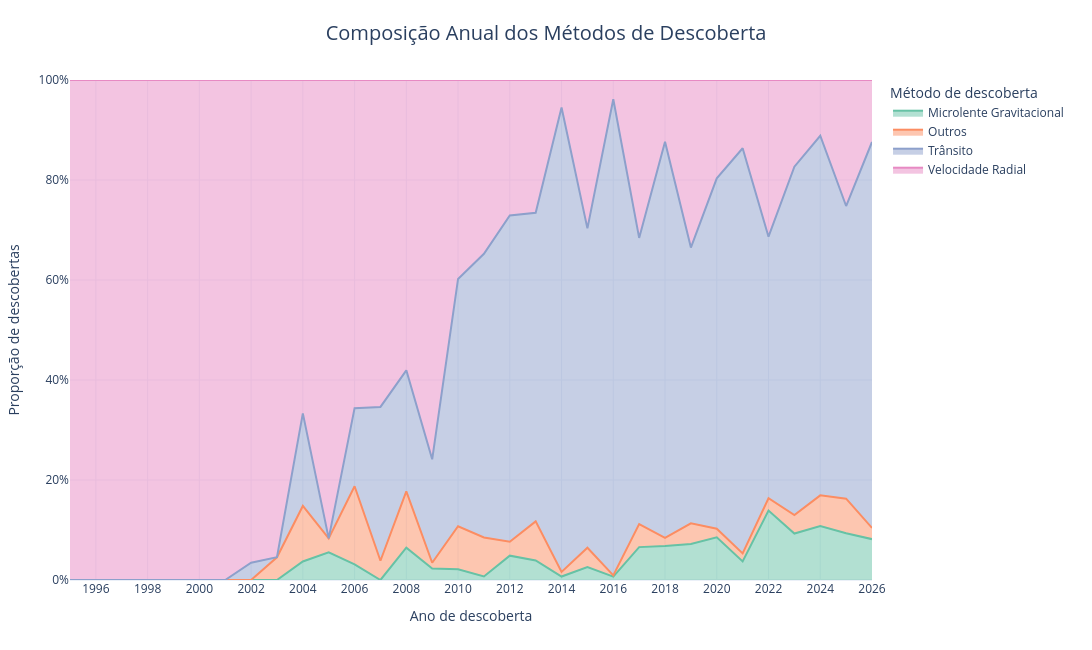

Here is the notebook cell this chart was saved with:
### Code cell
import plotly.express as px

# Seleção e tratamento dos dados
cols = ['ano_descoberta', 'metodo_descoberta']

if set(cols).issubset(df.columns):

    sub = df[cols].dropna().copy()

    sub['ano_descoberta'] = pd.to_numeric(
        sub['ano_descoberta'],
        errors='coerce'
    )

    sub = sub.dropna()
    sub = sub[sub['ano_descoberta'] >= 1995]

    # Selecionar os cinco métodos mais frequentes
    top = sub['metodo_descoberta'].value_counts().head(5).index

    # Agrupar os demais métodos
    sub['metodo_grupo'] = sub['metodo_descoberta'].where(
        sub['metodo_descoberta'].isin(top),
        'Outros'
    )

    # Tabela de proporções anuais
    tab = pd.crosstab(
        sub['ano_descoberta'].astype(int),
        sub['metodo_grupo'],
        normalize='index'
    )

    if not tab.empty:

        # Converter para formato longo
        tab_long = (
            tab.reset_index()
            .melt(
                id_vars='ano_descoberta',
                var_name='Método de descoberta',
                value_name='Proporção'
            )
        )

        # Gráfico de áreas empilhadas
        fig = px.area(
            tab_long,
            x='ano_descoberta',
            y='Proporção',
            color='Método de descoberta',
            color_discrete_sequence=px.colors.qualitative.Set2,
            title='Composição Anual dos Métodos de Descoberta',
            labels={
                'ano_descoberta': 'Ano de descoberta',
                'Proporção': 'Proporção de descobertas'
            },
            template='plotly_white'
        )

        # Personalização
        fig.update_layout(
            width=1200,
            height=650,
            title=dict(
                x=0.5,
                font=dict(size=20)
            ),
            xaxis=dict(
                title='Ano de descoberta',
                dtick=2,
                tickformat='d'
            ),
            yaxis=dict(
                title='Proporção de descobertas',
                tickformat='.0%',
                range=[0, 1]
            ),
            legend=dict(
                title='Método de descoberta',
                x=1.02,
                y=1,
                xanchor='left',
                yanchor='top'
            ),
            hovermode='x unified',
            margin=dict(l=70, r=220, t=80, b=70)
        )

        fig.update_traces(
            hovertemplate=(
                'Ano: %{x}<br>'
                'Proporção: %{y:.2%}'
                '<extra>%{fullData.name}</extra>'
            )
        )

        fig.show()

        # Salvar versão interativa
        fig.write_html('composicao_anual_metodos.html')

### Figure 1 — Plotly figure (JSON) as saved in the notebook; plotly's stock layout.template omitted (floating-point values rounded to 4 significant figures)
{"data": [{"fillpattern": {"shape": ""}, "hovertemplate": "Ano: %{x}<br>Proporção: %{y:.2%}<extra>%{fullData.name}</extra>", "legendgroup": "Microlente Gravitacional", "line": {"color": "rgb(102,194,165)"}, "marker": {"symbol": "circle"}, "mode": "lines", "name": "Microlente Gravitacional", "orientation": "v", "showlegend": true, "stackgroup": "1", "type": "scatter", "x": [1995, 1996, 1997, 1998, 1999, 2000, 2001, 2002, 2003, 2004, 2005, 2006, 2007, 2008, 2009, 2010, 2011, 2012, 2013, 2014, 2015, 2016, 2017, 2018, 2019, 2020, 2021, 2022, 2023, 2024, 2025, 2026], "xaxis": "x", "y": [0.0, 0.0, 0.0, 0.0, 0.0, 0.0, 0.0, 0.0, 0.0, 0.03704, 0.05556, 0.03125, 0.0, 0.06452, 0.02299, 0.02151, 0.007092, 0.04861, 0.03906, 0.006881, 0.02581, 0.006649, 0.06579, 0.06818, 0.07216, 0.08547, 0.03723, 0.139, 0.09288, 0.1077, 0.0935, 0.08169], "yaxis": "y"}, {"fillpattern": {"shape": ""}, "hovertemplate": "Ano: %{x}<br>Proporção: %{y:.2%}<extra>%{fullData.name}</extra>", "legendgroup": "Outros", "line": {"color": "rgb(252,141,98)"}, "marker": {"symbol": "circle"}, "mode": "lines", "name": "Outros", "orientation": "v", "showlegend": true, "stackgroup": "1", "type": "scatter", "x": [1995, 1996, 1997, 1998, 1999, 2000, 2001, 2002, 2003, 2004, 2005, 2006, 2007, 2008, 2009, 2010, 2011, 2012, 2013, 2014, 2015, 2016, 2017, 2018, 2019, 2020, 2021, 2022, 2023, 2024, 2025, 2026], "xaxis": "x", "y": [0.0, 0.0, 0.0, 0.0, 0.0, 0.0, 0.0, 0.0, 0.04545, 0.1111, 0.02778, 0.1562, 0.03846, 0.1129, 0.01149, 0.08602, 0.07801, 0.02778, 0.07812, 0.009174, 0.03871, 0.00266, 0.04605, 0.01623, 0.04124, 0.01709, 0.01596, 0.02452, 0.03715, 0.06154, 0.06911, 0.02254], "yaxis": "y"}, {"fillpattern": {"shape": ""}, "hovertemplate": "Ano: %{x}<br>Proporção: %{y:.2%}<extra>%{fullData.name}</extra>", "legendgroup": "Trânsito", "line": {"color": "rgb(141,160,203)"}, "marker": {"symbol": "circle"}, "mode": "lines", "name": "Trânsito", "orientation": "v", "showlegend": true, "stackgroup": "1", "type": "scatter", "x": [1995, 1996, 1997, 1998, 1999, 2000, 2001, 2002, 2003, 2004, 2005, 2006, 2007, 2008, 2009, 2010, 2011, 2012, 2013, 2014, 2015, 2016, 2017, 2018, 2019, 2020, 2021, 2022, 2023, 2024, 2025, 2026], "xaxis": "x", "y": [0.0, 0.0, 0.0, 0.0, 0.0, 0.0, 0.0, 0.03448, 0.0, 0.1852, 0.0, 0.1562, 0.3077, 0.2419, 0.2069, 0.4946, 0.5674, 0.6528, 0.6172, 0.9289, 0.6387, 0.9521, 0.5724, 0.7922, 0.5515, 0.7009, 0.8103, 0.5232, 0.6966, 0.7192, 0.5854, 0.7718], "yaxis": "y"}, {"fillpattern": {"shape": ""}, "hovertemplate": "Ano: %{x}<br>Proporção: %{y:.2%}<extra>%{fullData.name}</extra>", "legendgroup": "Velocidade Radial", "line": {"color": "rgb(231,138,195)"}, "marker": {"symbol": "circle"}, "mode": "lines", "name": "Velocidade Radial", "orientation": "v", "showlegend": true, "stackgroup": "1", "type": "scatter", "x": [1995, 1996, 1997, 1998, 1999, 2000, 2001, 2002, 2003, 2004, 2005, 2006, 2007, 2008, 2009, 2010, 2011, 2012, 2013, 2014, 2015, 2016, 2017, 2018, 2019, 2020, 2021, 2022, 2023, 2024, 2025, 2026], "xaxis": "x", "y": [1.0, 1.0, 1.0, 1.0, 1.0, 1.0, 1.0, 0.9655, 0.9545, 0.6667, 0.9167, 0.6562, 0.6538, 0.5806, 0.7586, 0.3978, 0.3475, 0.2708, 0.2656, 0.05505, 0.2968, 0.03856, 0.3158, 0.1234, 0.3351, 0.1966, 0.1365, 0.3134, 0.1734, 0.1115, 0.252, 0.1239], "yaxis": "y"}], "layout": {"height": 650, "hovermode": "x unified", "legend": {"title": {"text": "Método de descoberta"}, "tracegroupgap": 0, "x": 1.02, "xanchor": "left", "y": 1, "yanchor": "top"}, "margin": {"b": 70, "l": 70, "r": 220, "t": 80}, "title": {"font": {"size": 20}, "text": "Composição Anual dos Métodos de Descoberta", "x": 0.5}, "width": 1200, "xaxis": {"anchor": "y", "domain": [0, 1], "dtick": 2, "tickformat": "d", "title": {"text": "Ano de descoberta"}}, "yaxis": {"anchor": "x", "domain": [0, 1], "range": [0, 1], "tickformat": ".0%", "title": {"text": "Proporção de descobertas"}}}}
